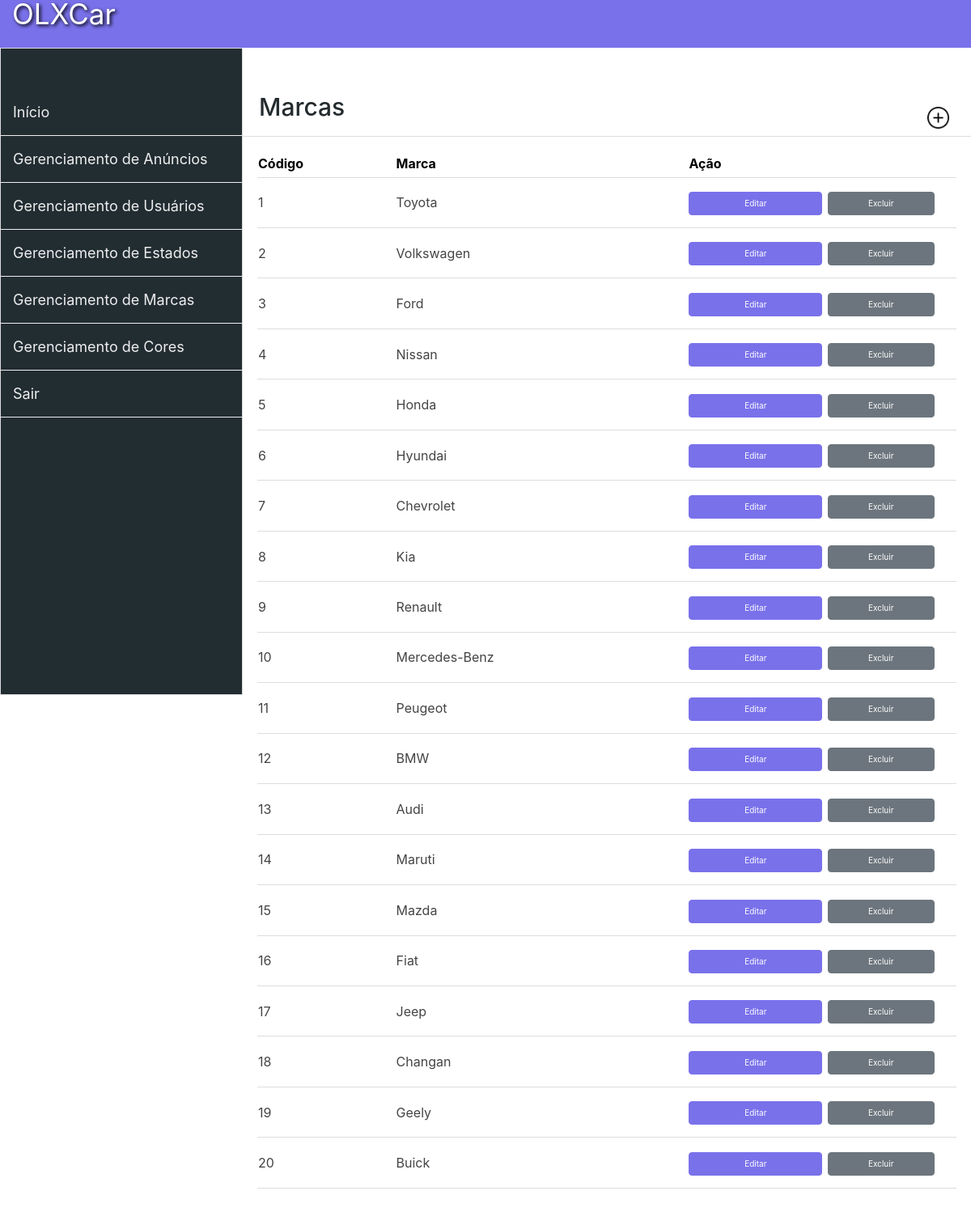
Screenshot of /admin/cadastraMarca.php (signed in) with the database file from the repository.
### tables this page shows
CREATE TABLE `marcas` (
  `cd_marca` int(11) NOT NULL,
  `ds_marca` varchar(50) NOT NULL
);

### connect.php (called while the page is built, shortened)
<?php
$_SG["conectaServidor"] = true;
$_SG["abreSessao"] = true;
$_SG["caseSentive"] = false;
$_SG["validaSempre"] = true;
$_SG["servidor"] = "localhost";
$_SG["banco"] = "webphp5";
$_SG["usuario"] = "root";
$_SG["senha"] = "";
$_SG["paginaLogin"] = "login.php";
$_SG["tabela"] = "usuarios";
?>

### functions.php (called while the page is built, shortened)
<?php
function selecionar($link, $sql){
	return mysqli_query($link, $sql);
}
?>

### admin/cadastraMarca.php (the view, shortened to what this page needs)
<?php
	include_once "../connect.php";
	include_once "../functions.php";
?>
<!DOCTYPE html PUBLIC "-//W3C//DTD XHTML 1.0 Transitional//EN" "http://www.w3.org/TR/xhtml1/DTD/xhtml1-transitional.dtd">
<html xmlns="http://www.w3.org/1999/xhtml">
    <head>
        <?php include_once "template/header.php"; ?>
    </head>
    <body>
    <header>
        <a class="logo" href="index.php">OLXCar</a>
    </header>
		<?php include_once "template/lateral.php"; ?>
    	<section class="conteudo">
            <div class="titulo">
                <h1>Marcas</h1>
                <a href="adicionacadastraMarca.php"><img title="Adicionar" src="img/btn_adicionar.png"></a>
            </div>
                <table class="ExibeForm">
                    <thead>
                        <tr>
                            <th>Código</th>
                            <th>Marca</th>
                            <th>Ação</th>
                        </tr>
                    </thead>
                    <tbody>
                    <?php
                        $sql_select = "SELECT * FROM `marcas` ";
                        $marca = selecionar($_SG["link"], $sql_select);
                        while($selecMarca = mysqli_fetch_assoc($marca)){?>
                        <tr>
                            <td><?php echo $selecMarca['cd_marca']; ?></td>
                            <td><?php echo $selecMarca['ds_marca']; ?></td>
                            <td>
                                <a class="btn btn-primary" href="editar.php?acao=AtualizarMarca&id=<?php echo $selecMarca['cd_marca']; ?>">Editar</a>
                                <a onClick="return ConfirmarAlteracao()" class="btn btn-secondary" href="query.php?deletarMarca&id=<?php echo $selecMarca['cd_marca']; ?>">Excluir</a>
                            </td>
                        </tr>
                        <?php
                        }?>
                    </tbody>
                </table>
        </section>
    </body>
</html>

### admin/template/stlyle.css (style rules this page uses)
html { height:100%; }
body { height:100%; font-family: 'Segoe UI', Tahoma, Geneva, Verdana, sans-serif; margin:0px; }
header { background:#7971ea; padding:15px; margin-top: -2%; text-decoration:none; }
.conteudo { float:right; width:75%; }
table { width:96%; background:#fff; margin-left:2%; padding:10px; margin-top: 20px; }
table tr { border-bottom: 1px solid #ddd; }
th { color:#000; text-align:left; padding-bottom:5px; }
table td { color:#444; border-top:1px solid #ddd; }
table td a { margin-top: 5%; }
.logo { text-decoration: none; font-size: 35px; color: #fff; text-shadow: 2px 2px 4px black; }
.titulo { border-bottom:1px solid #ddd; }
.titulo h1 { padding: 55px 0px 10px 20px ; color:#242b2e; font-size: 30px; width: 90%; }
.titulo a img { width: 3%; height: 3%; float: right; margin-top: -4%; margin-right: 3%; }
.ExibeForm tr td a { margin-bottom: 14px; }
.ExibeForm tr td { font-size: 16px; }

### rows the page displays
marcas: cd_marca "1", ds_marca "Toyota"
marcas: cd_marca "2", ds_marca "Volkswagen"
marcas: cd_marca "3", ds_marca "Ford"
marcas: cd_marca "4", ds_marca "Nissan"
marcas: cd_marca "5", ds_marca "Honda"
marcas: cd_marca "6", ds_marca "Hyundai"
marcas: cd_marca "7", ds_marca "Chevrolet"
marcas: cd_marca "8", ds_marca "Kia"
marcas: cd_marca "9", ds_marca "Renault"
marcas: cd_marca "10", ds_marca "Mercedes-Benz"
marcas: cd_marca "11", ds_marca "Peugeot"
marcas: cd_marca "12", ds_marca "BMW"
marcas: cd_marca "13", ds_marca "Audi"
marcas: cd_marca "14", ds_marca "Maruti"
marcas: cd_marca "15", ds_marca "Mazda"
marcas: cd_marca "16", ds_marca "Fiat"
marcas: cd_marca "17", ds_marca "Jeep"
marcas: cd_marca "18", ds_marca "Changan"
marcas: cd_marca "19", ds_marca "Geely"
marcas: cd_marca "20", ds_marca "Buick"
